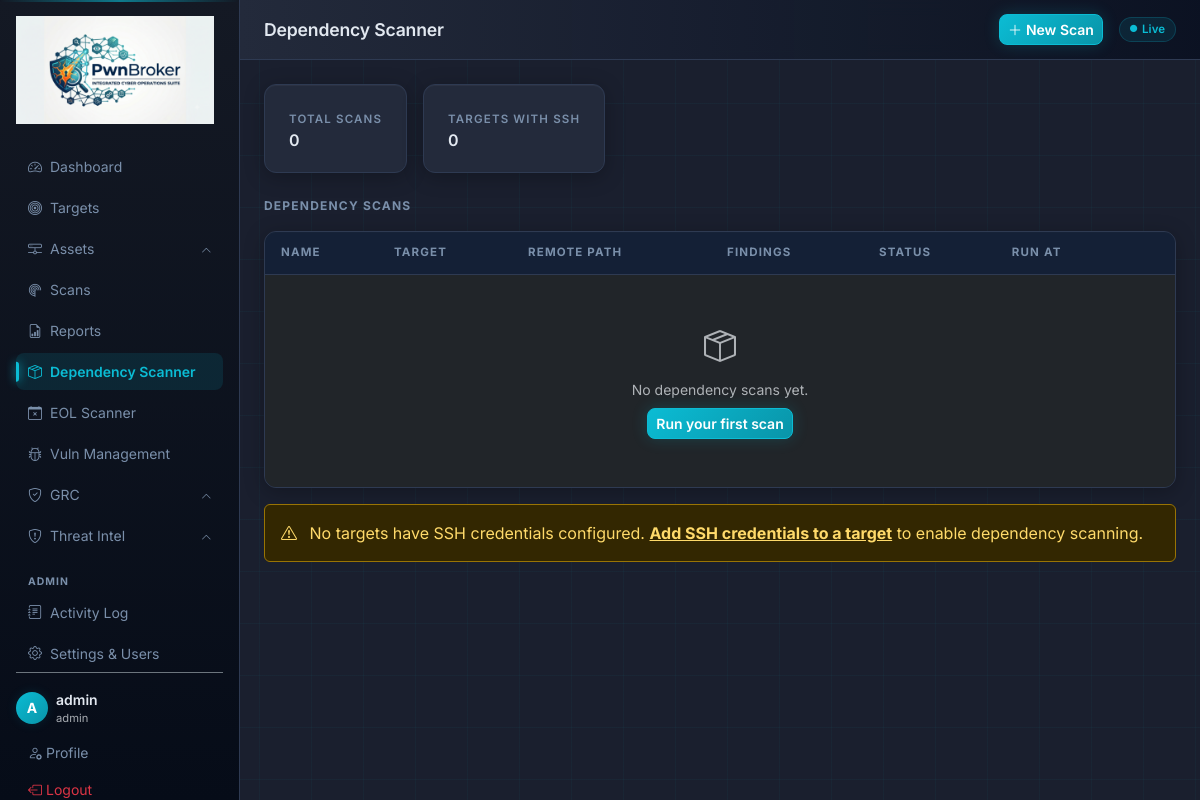
The page /dependency/ (signed in) on the database its author committed.
### app/models.py (models this page shows, shortened)
class User(UserMixin, db.Model):
    __tablename__ = "users"
    id = db.Column(db.Integer, primary_key=True)
    username = db.Column(db.String(80), unique=True, nullable=False)
    email = db.Column(db.String(120), unique=True, nullable=False)
    password_hash = db.Column(db.String(256), nullable=False)
    role = db.Column(db.String(20), default="user")  # admin | user
    active = db.Column(db.Boolean, default=True)
    created_at = db.Column(db.DateTime, default=lambda: datetime.now(timezone.utc))
    @property
    def is_admin(self):
        return self.role == "admin"

### app/routes/dependency.py (the view)
@dependency_bp.route("/")
@login_required
def index():
    scans = Scan.query.filter_by(scan_type="osv").order_by(Scan.created_at.desc()).all()
    targets = Target.query.order_by(Target.name).all()
    return render_template("dependency/index.html", scans=scans, targets=targets)

### app/templates/dependency/index.html (shortened to what this page needs)
{% extends "base.html" %}
{% block page_title %}Dependency Scanner{% endblock %}
{% block header_actions %}
  {% if current_user.is_admin %}
  <a href="{{ url_for('dependency.new') }}" class="btn btn-primary btn-sm">
    <i class="bi bi-plus-lg me-1"></i>New Scan
  </a>
  {% endif %}
{% endblock %}
{% block content %}
<div class="row g-3 mb-4">
  <div class="col-auto">
    <a href="#scans-table" class="stat-card text-decoration-none" style="color:inherit;display:block">
      <div class="stat-label">Total Scans</div>
      <div class="fw-semibold">{{ scans | length }}</div>
    </a>
  </div>
  <div class="col-auto">
    <a href="{{ url_for('targets.index') }}" class="stat-card text-decoration-none" style="color:inherit;display:block">
      <div class="stat-label">Targets with SSH</div>
      <div class="fw-semibold">{{ targets | selectattr('ssh_username') | list | length }}</div>
    </a>
  </div>
</div>
<div class="section-header" id="scans-table">
  <span class="section-title">Dependency Scans</span>
</div>
<div class="data-table">
  <table class="table table-dark table-hover">
    <thead>
      <tr>
        <th>Name</th>
        <th>Target</th>
        <th>Remote Path</th>
        <th>Findings</th>
        <th>Status</th>
        <th>Run At</th>
        <th></th>
      </tr>
    </thead>
    <tbody>
      {% for scan in scans %}
      <tr>
        <td class="fw-semibold">
          <a href="{{ url_for('dependency.view', scan_id=scan.id) }}" class="text-decoration-none">{{ scan.name }}</a>
        </td>
        <td class="text-muted small">{{ scan.target.host }}</td>
        <td class="text-muted small font-monospace">{{ scan.scan_path or '—' }}</td>
        <td>
          {% set vulns = scan.results.filter_by(result_type='vulnerability').count() %}
          {% set crits = scan.results.filter_by(result_type='vulnerability', severity='critical').count() %}
          {% if crits %}<span class="badge-severity sev-critical me-1">{{ crits }}C</span>{% endif %}
          <span class="text-muted">{{ vulns }} vulns</span>
        </td>
        <td><span class="badge-status status-{{ scan.status }}">{{ scan.status.upper() }}</span></td>
        <td class="text-muted small">
          {{ scan.completed_at | localdt('%Y-%m-%d %H:%M') if scan.completed_at else scan.created_at | localdt('%Y-%m-%d %H:%M') }}
        </td>
        <td>
          {% if current_user.is_admin %}
          <form method="POST" action="{{ url_for('dependency.delete', scan_id=scan.id) }}"
                data-confirm="Delete this dependency scan and all its findings?">
            <button class="btn btn-sm btn-outline-danger py-0 px-2"><i class="bi bi-trash"></i></button>
          </form>
          {% endif %}
        </td>
      </tr>
      {% else %}
      <tr>
        <td colspan="7" class="text-center text-muted py-5">
          <i class="bi bi-box-seam fs-2 d-block mb-2"></i>
          No dependency scans yet.
          {% if current_user.is_admin %}
          <div class="mt-2">
            <a href="{{ url_for('dependency.new') }}" class="btn btn-primary btn-sm">Run your first scan</a>
          </div>
          {% endif %}
        </td>
      </tr>
      {% endfor %}
    </tbody>
  </table>
</div>
{% if not targets | selectattr('ssh_username') | list %}
<div class="alert alert-warning mt-3">
  <i class="bi bi-exclamation-triangle me-2"></i>
  No targets have SSH credentials configured.
  <a href="{{ url_for('targets.index') }}" class="alert-link">Add SSH credentials to a target</a> to enable dependency scanning.
</div>
{% endif %}
{% endblock %}

### app/templates/base.html (shortened to what this page needs)
<!DOCTYPE html>
<html lang="en" data-bs-theme="dark">
<head>
  <link href="https://cdn.jsdelivr.net/npm/bootstrap@5.3.3/dist/css/bootstrap.min.css" rel="stylesheet">
  <link href="https://cdn.jsdelivr.net/npm/bootstrap-icons@1.11.3/font/bootstrap-icons.min.css" rel="stylesheet">
  <link href="{{ url_for('static', filename='css/style.css') }}" rel="stylesheet">
</head>
<body>
{% if current_user.is_authenticated %}
<div class="d-flex" id="app-wrapper">
  <nav id="sidebar" class="d-flex flex-column p-3">
    <a href="{{ url_for('dashboard.index') }}" class="sidebar-brand d-block mb-4">
      <img src="{{ url_for('static', filename='img/logo.png') }}" alt="PwnBroker" class="sidebar-logo">
    </a>
    <ul class="nav flex-column gap-1">
      <li class="nav-item">
        <a href="{{ url_for('dashboard.index') }}" class="nav-link {% if request.endpoint == 'dashboard.index' %}active{% endif %}">
          <i class="bi bi-speedometer2 me-2"></i>Dashboard
        </a>
      </li>
      <li class="nav-item">
        <a href="{{ url_for('targets.index') }}" class="nav-link {% if 'targets' in request.endpoint %}active{% endif %}">
          <i class="bi bi-bullseye me-2"></i>Targets
        </a>
      </li>
      <li class="nav-item">
        <a href="#assets-group"
           class="nav-link nav-group-toggle d-flex align-items-center justify-content-between {% if 'assets' in (request.endpoint or '') %}active{% endif %}"
           data-bs-toggle="collapse"
           aria-expanded="{{ 'true' if 'assets' in (request.endpoint or '') else 'false' }}"
           aria-controls="assets-group">
          <span><i class="bi bi-hdd-network me-2"></i>Assets</span>
          <i class="bi bi-chevron-down nav-chevron"></i>
        </a>
      </li>
      <li class="nav-item">
        <a href="{{ url_for('scans.index') }}" class="nav-link {% if 'scans' in request.endpoint %}active{% endif %}">
          <i class="bi bi-radar me-2"></i>Scans
        </a>
      </li>
      <li class="nav-item">
        <a href="{{ url_for('reports.index') }}" class="nav-link {% if 'reports' in request.endpoint %}active{% endif %}">
          <i class="bi bi-file-earmark-bar-graph me-2"></i>Reports
        </a>
      </li>
      <li class="nav-item">
        <a href="{{ url_for('dependency.index') }}" class="nav-link {% if 'dependency' in request.endpoint %}active{% endif %}">
          <i class="bi bi-box-seam me-2"></i>Dependency Scanner
        </a>
      </li>
      <li class="nav-item">
        <a href="{{ url_for('eol.index') }}" class="nav-link {% if 'eol' in (request.endpoint or '') %}active{% endif %}">
          <i class="bi bi-calendar-x me-2"></i>EOL Scanner
        </a>
      </li>
      <li class="nav-item">
        <a href="{{ url_for('vulns.index') }}" class="nav-link {% if 'vulns' in (request.endpoint or '') %}active{% endif %}">
          <i class="bi bi-bug me-2"></i>Vuln Management
        </a>
      </li>
      <li class="nav-item">
        <a href="#grc-group"
           class="nav-link nav-group-toggle d-flex align-items-center justify-content-between {% if 'grc' in (request.endpoint or '') %}active{% endif %}"
           data-bs-toggle="collapse"
           aria-expanded="{{ 'true' if 'grc' in (request.endpoint or '') else 'false' }}"
           aria-controls="grc-group">
          <span><i class="bi bi-shield-check me-2"></i>GRC</span>
          <i class="bi bi-chevron-down nav-chevron"></i>
        </a>
      </li>
      <li class="nav-item">
        <a href="#threat-group"
           class="nav-link nav-group-toggle d-flex align-items-center justify-content-between {% if 'threat' in (request.endpoint or '') %}active{% endif %}"
           data-bs-toggle="collapse"
           aria-expanded="{{ 'true' if 'threat' in (request.endpoint or '') else 'false' }}"
           aria-controls="threat-group">
          <span><i class="bi bi-shield-exclamation me-2"></i>Threat Intel</span>
          <i class="bi bi-chevron-down nav-chevron"></i>
        </a>
      </li>
      {% if current_user.is_admin %}
      <li class="mt-3 sidebar-section-label">ADMIN</li>
      <li class="nav-item">
        <a href="{{ url_for('activity.index') }}" class="nav-link {% if 'activity' in (request.endpoint or '') %}active{% endif %}">
          <i class="bi bi-journal-text me-2"></i>Activity Log
        </a>
      </li>
      <li class="nav-item">
        <a href="{{ url_for('settings.index') }}" class="nav-link {% if 'settings' in (request.endpoint or '') %}active{% endif %}">
          <i class="bi bi-gear me-2"></i>Settings &amp; Users
        </a>
      </li>
      {% endif %}
    </ul>
    <div class="mt-auto pt-3 border-top border-secondary">
      <div class="d-flex align-items-center gap-2 mb-2">
        <div class="user-avatar">{{ current_user.username[0].upper() }}</div>
        <div>
          <div class="fw-semibold small">{{ current_user.username }}</div>
          <div class="text-muted" style="font-size:0.7rem">{{ current_user.role }}</div>
        </div>
      </div>
      <a href="{{ url_for('users.profile') }}" class="nav-link small"><i class="bi bi-person-gear me-1"></i>Profile</a>
      <a href="{{ url_for('auth.logout') }}" class="nav-link small text-danger"><i class="bi bi-box-arrow-left me-1"></i>Logout</a>
    </div>
  </nav>
  <div id="main-content" class="flex-grow-1">
    <header class="top-bar d-flex align-items-center justify-content-between px-4">
      <h1 class="page-title mb-0">{% block page_title %}{% endblock %}</h1>
      <div class="d-flex align-items-center gap-3">
        {% block header_actions %}{% endblock %}
        <span class="live-badge">
          <i class="bi bi-circle-fill pulse" style="font-size:0.45rem"></i>Live
        </span>
      </div>
    </header>
    <div class="content-area px-4 py-4">
      {% block content %}{% endblock %}
    </div>
  </div>
</div>
{% else %}
{% block auth_content %}{% endblock %}
{% endif %}
</body>
</html>

### rows shown on the page
User: username "A", username "admin", role "admin"

### other values the page prints
{{ scans | length }} "0"
{{ targets | selectattr('ssh_username') | list | length }} "0"
